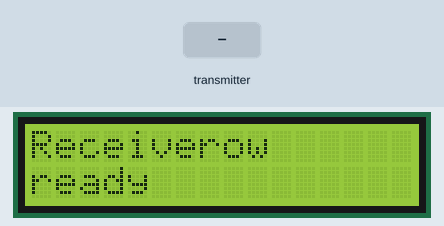
Bench run of a sketch on a simulated Arduino Uno, built with avr-gcc and run on an emulated ATmega328P. On the bench: 16×2 character LCD. The test bench sets the inputs (shaded band). No radio packets arrive unless stated.

Above: at 3.2 s.
3.3 s: the transmitter starts sending ReceivedMessage.0 = 0
At 4.5 s:
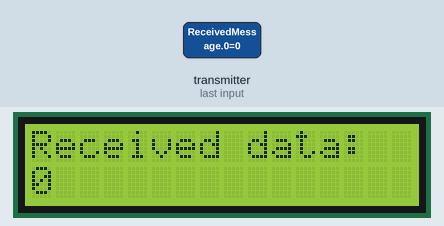
4.8 s: the transmitter starts sending ReceivedMessage.0 = 1023
At 5.9 s:
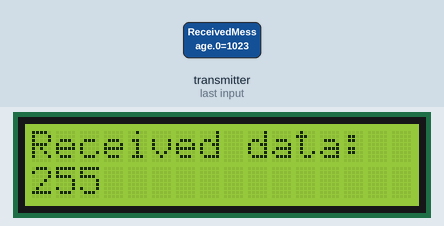
Timing chart, 0 to 7.8 s (numbered marks = the images above; inputs shaded):
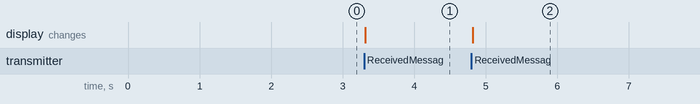

The sketch:

16.2.ino
```cpp
// NRF24L01 Module Tutorial - Code for Receiver using Arduino UNO

//Include needed Libraries at beginning
#include "nRF24L01.h" // NRF24L01 library created by TMRh20 https://github.com/TMRh20/RF24
#include "RF24.h"
#include "SPI.h"

#include <LiquidCrystal_I2C.h>
LiquidCrystal_I2C lcd(0x27, 16, 2); // set the LCD address to 0x3F for a 16 chars and 2 line display

int ReceivedMessage[1] = {000}; // Used to store value received by the NRF24L01

RF24 radio(9, 10); // NRF24L01 used SPI pins + Pin 9 and 10 on the UNO

const uint64_t pipe = 0xE6E6E6E6E6E6; // Needs to be the same for communicating between 2 NRF24L01

void setup(void) {

 lcd.init();
 lcd.backlight();
 lcd.setCursor(0, 0);
 lcd.print("Receiverow");
 lcd.setCursor(0, 1);
 lcd.print("ready");
 delay(2000);

 radio.begin(); // Start the NRF24L01
 // Max power
 radio.setPALevel( RF24_PA_MAX ) ;

 // Min speed (for better range I presume)
 radio.setDataRate( RF24_250KBPS ) ;

 // 8 bits CRC
 radio.setCRCLength( RF24_CRC_8 ) ;

 // increase the delay between retries & # of retries
 radio.setRetries(15, 15);
 radio.setAutoAck(false);
 radio.openReadingPipe(1, pipe); // Get NRF24L01 ready to receive
 radio.startListening(); // Listen to see if information received

}

void loop(void) {

 while (radio.available())
 {
 radio.read(ReceivedMessage, 1); // Read information from the NRF24L01
 outputToLCD("Received data:", (String) ReceivedMessage[0], 0);
 delay(10);
 }
}

void outputToLCD(String message1, String message2, int delayValue) {
 lcd.clear();
 lcd.setCursor(0, 0);
 lcd.print(message1);
 lcd.setCursor(0, 1);
 lcd.print(message2);
 delay(delayValue);
}
```

Measured:
- after the input at 3.3 s, the display: changes at once (image 1)
- after the input at 4.8 s, the display: changes at once (image 2)
